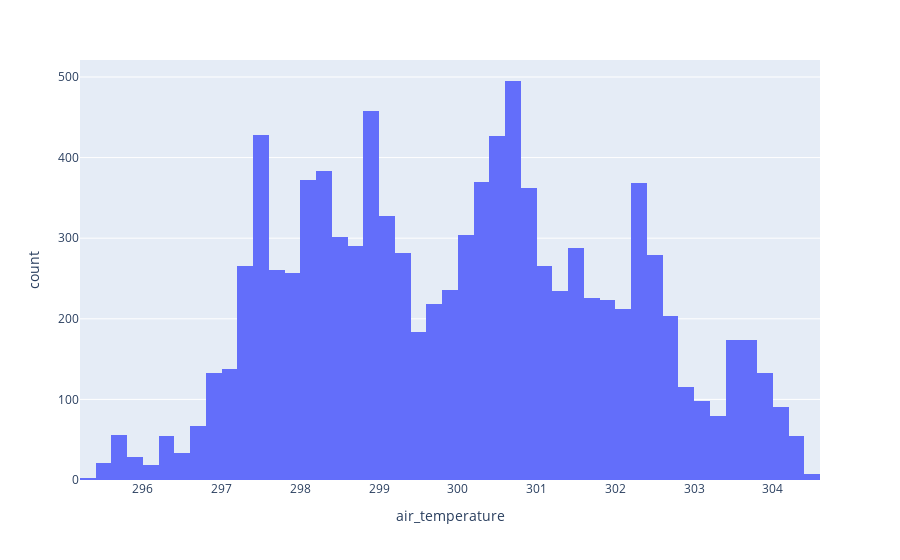

The notebook cell this image was saved under:
### Code cell
px.histogram(df_phyical_factors, x="air_temperature", nbins=50)

### Figure 1 — Plotly figure (JSON) as saved in the notebook; plotly's stock layout.template omitted (floating-point values rounded to 4 significant figures; data arrays with more than 128 entries replaced by an {"elided": "..."} marker saying what was removed)
{"data": [{"bingroup": "x", "hovertemplate": "air_temperature=%{x}<br>count=%{y}<extra></extra>", "legendgroup": "", "marker": {"color": "#636efa", "pattern": {"shape": ""}}, "name": "", "nbinsx": 50, "orientation": "v", "showlegend": false, "x": {"elided": "10000 float values"}, "xaxis": "x", "yaxis": "y", "type": "histogram"}], "layout": {"xaxis": {"anchor": "y", "domain": [0.0, 1.0], "title": {"text": "air_temperature"}}, "yaxis": {"anchor": "x", "domain": [0.0, 1.0], "title": {"text": "count"}}, "legend": {"tracegroupgap": 0}, "margin": {"t": 60}, "barmode": "relative"}}
